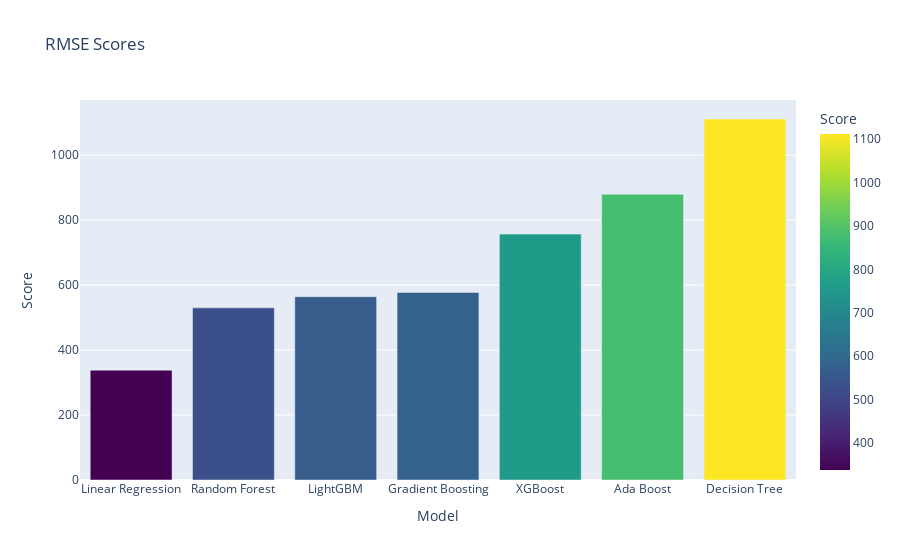
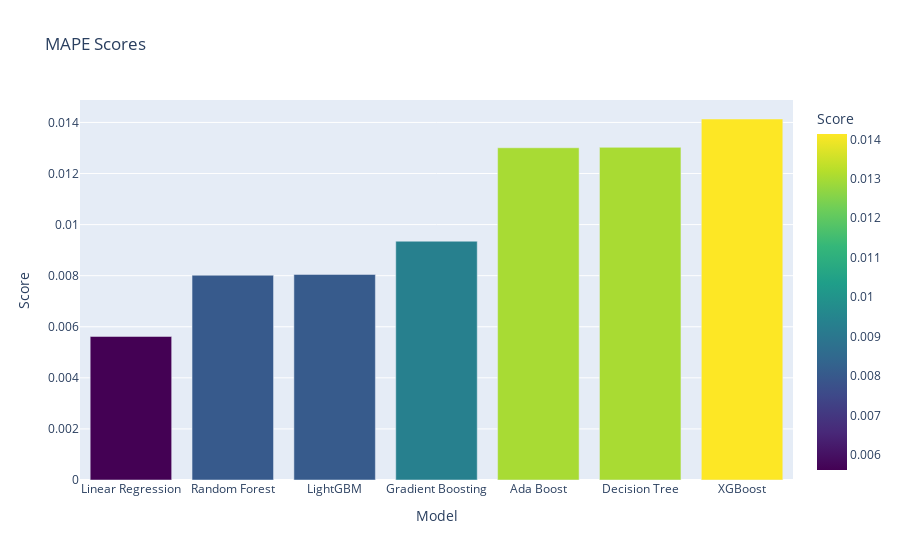

The notebook cell these images were saved under, in order:
### Code cell
rmse_scores_sorted = sorted(rmse_scores, key=lambda x: x[1])
mape_scores_sorted = sorted(mape_scores, key=lambda x: x[1])

rmse_df_sorted = pd.DataFrame(rmse_scores_sorted, columns=['Model', 'RMSE'])
mape_df_sorted = pd.DataFrame(mape_scores_sorted, columns=['Model', 'MAPE'])

fig_rmse_sorted = px.bar(rmse_df_sorted, x='Model', y='RMSE', title='RMSE Scores', labels={'RMSE': 'Score'},
                         color='RMSE', color_continuous_scale='Viridis')

fig_mape_sorted = px.bar(mape_df_sorted, x='Model', y='MAPE', title='MAPE Scores', labels={'MAPE': 'Score'},
                         color='MAPE', color_continuous_scale='Viridis')

fig_rmse_sorted.show()
fig_mape_sorted.show()

### Figure 1 — Plotly figure (JSON) as saved in the notebook; plotly's stock layout.template omitted (floating-point values rounded to 4 significant figures)
{"data": [{"alignmentgroup": "True", "hovertemplate": "Model=%{x}<br>Score=%{marker.color}<extra></extra>", "legendgroup": "", "marker": {"color": [338.1, 530.0, 564.5, 577.4, 757.1, 879.9, 1112.0], "coloraxis": "coloraxis", "pattern": {"shape": ""}}, "name": "", "offsetgroup": "", "orientation": "v", "showlegend": false, "textposition": "auto", "type": "bar", "x": ["Linear Regression", "Random Forest", "LightGBM", "Gradient Boosting", "XGBoost", "Ada Boost", "Decision Tree"], "xaxis": "x", "y": [338.1, 530.0, 564.5, 577.4, 757.1, 879.9, 1112.0], "yaxis": "y"}], "layout": {"barmode": "relative", "coloraxis": {"colorbar": {"title": {"text": "Score"}}, "colorscale": [[0, "#440154"], [0.1111, "#482878"], [0.2222, "#3e4989"], [0.3333, "#31688e"], [0.4444, "#26828e"], [0.5556, "#1f9e89"], [0.6667, "#35b779"], [0.7778, "#6ece58"], [0.8889, "#b5de2b"], [1, "#fde725"]]}, "legend": {"tracegroupgap": 0}, "title": {"text": "RMSE Scores"}, "xaxis": {"anchor": "y", "domain": [0, 1], "title": {"text": "Model"}}, "yaxis": {"anchor": "x", "domain": [0, 1], "title": {"text": "Score"}}}}

### Figure 2 — Plotly figure (JSON) as saved in the notebook; plotly's stock layout.template omitted (floating-point values rounded to 4 significant figures)
{"data": [{"alignmentgroup": "True", "hovertemplate": "Model=%{x}<br>Score=%{marker.color}<extra></extra>", "legendgroup": "", "marker": {"color": [0.00562, 0.008018, 0.008048, 0.00935, 0.01301, 0.01303, 0.01413], "coloraxis": "coloraxis", "pattern": {"shape": ""}}, "name": "", "offsetgroup": "", "orientation": "v", "showlegend": false, "textposition": "auto", "type": "bar", "x": ["Linear Regression", "Random Forest", "LightGBM", "Gradient Boosting", "Ada Boost", "Decision Tree", "XGBoost"], "xaxis": "x", "y": [0.00562, 0.008018, 0.008048, 0.00935, 0.01301, 0.01303, 0.01413], "yaxis": "y"}], "layout": {"barmode": "relative", "coloraxis": {"colorbar": {"title": {"text": "Score"}}, "colorscale": [[0, "#440154"], [0.1111, "#482878"], [0.2222, "#3e4989"], [0.3333, "#31688e"], [0.4444, "#26828e"], [0.5556, "#1f9e89"], [0.6667, "#35b779"], [0.7778, "#6ece58"], [0.8889, "#b5de2b"], [1, "#fde725"]]}, "legend": {"tracegroupgap": 0}, "title": {"text": "MAPE Scores"}, "xaxis": {"anchor": "y", "domain": [0, 1], "title": {"text": "Model"}}, "yaxis": {"anchor": "x", "domain": [0, 1], "title": {"text": "Score"}}}}
